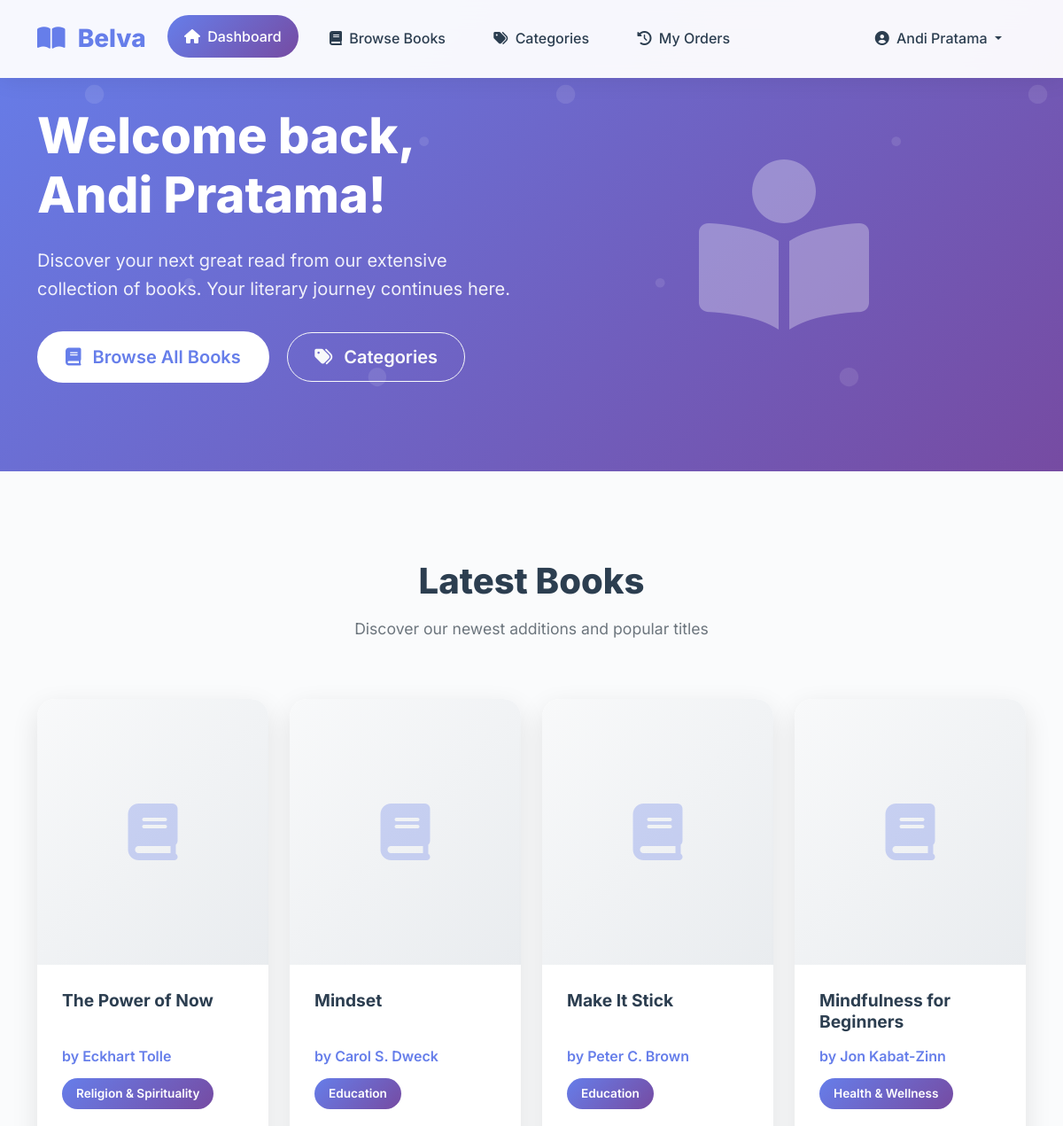
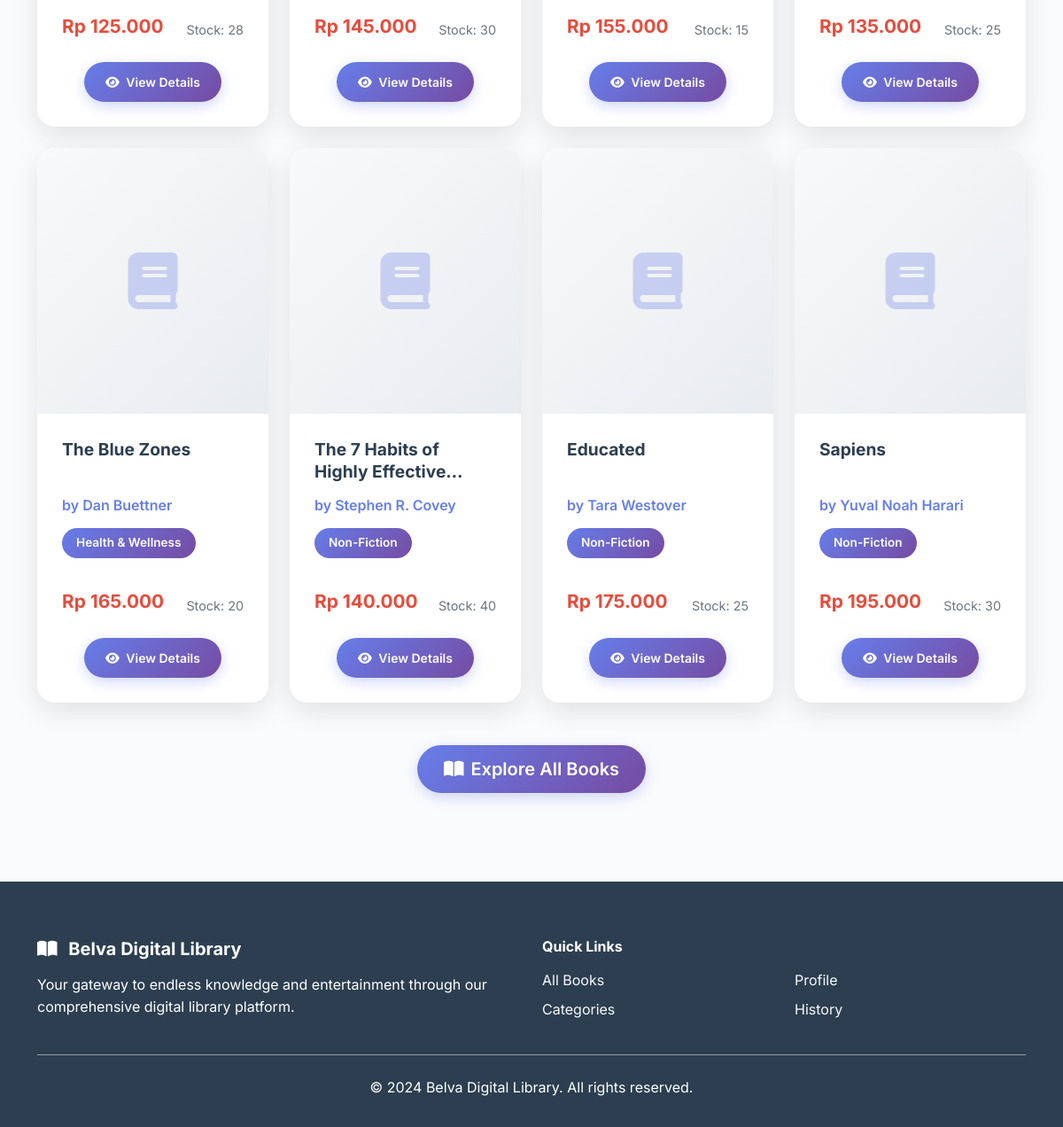
Page /user/index.php (signed in) on the earlier database version (2 pictures, top to bottom).
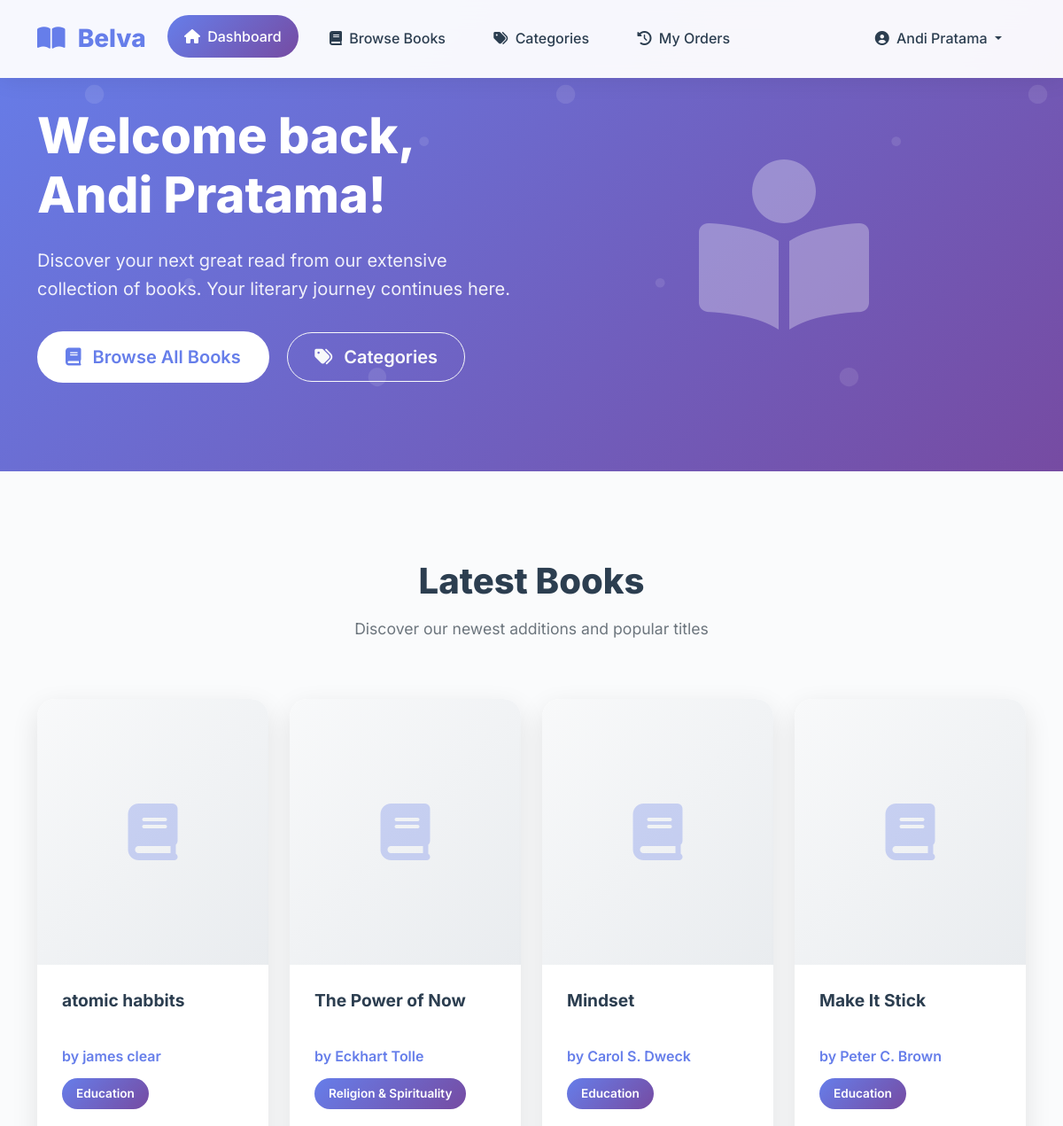
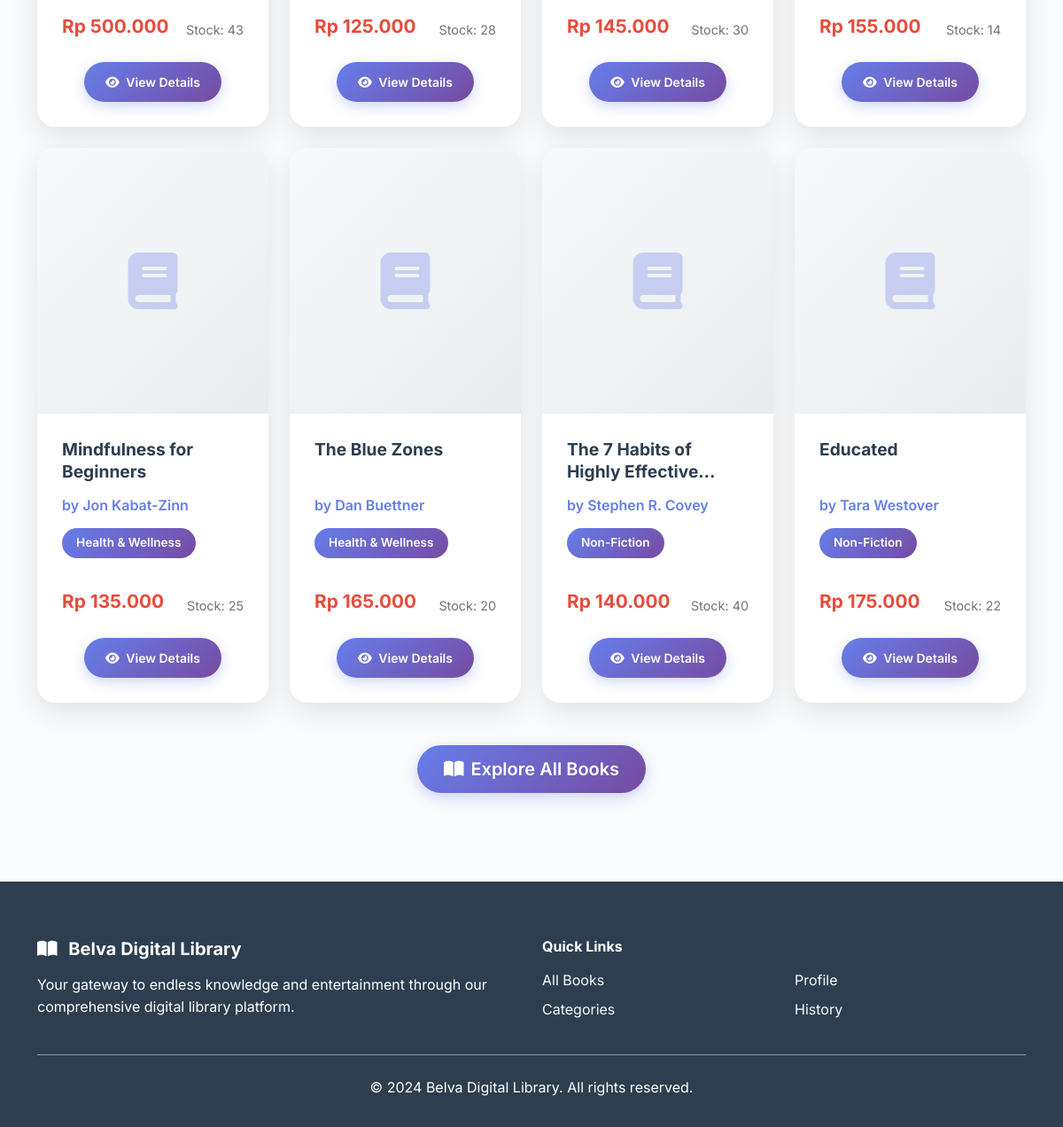
Same page on the later database version (2 pictures, top to bottom).
### tables this page shows
CREATE TABLE `books` (
  `id` int(11) NOT NULL,
  `title` varchar(200) NOT NULL,
  `author` varchar(100) NOT NULL,
  `category_id` int(11) DEFAULT NULL,
  `description` text DEFAULT NULL,
  `price` decimal(10,2) NOT NULL,
  `stock` int(11) DEFAULT 0,
  `image` varchar(255) DEFAULT NULL,
  `created_at` timestamp NOT NULL DEFAULT current_timestamp()
);

CREATE TABLE `categories` (
  `id` int(11) NOT NULL,
  `name` varchar(100) NOT NULL,
  `description` text DEFAULT NULL,
  `created_at` timestamp NOT NULL DEFAULT current_timestamp()
);

### src/config/database.php (called while the page is built, shortened)
<?php
function formatRupiah($amount) {
    return "Rp " . number_format($amount, 0, ',', '.');
}
?>

### src/user/index.php (the view, shortened to what the changed rows need)
<?php
require_once '../config/database.php';
$pdo = getConnection();
$stmt = $pdo->prepare("SELECT b.*, c.name as category_name FROM books b
                       LEFT JOIN categories c ON b.category_id = c.id
                       ORDER BY b.created_at DESC LIMIT 8");
$stmt->execute();
$books = $stmt->fetchAll(PDO::FETCH_ASSOC);
?>
<!DOCTYPE html>
<html lang="en">
<head>
    <link href="https://cdn.jsdelivr.net/npm/bootstrap@5.3.0/dist/css/bootstrap.min.css" rel="stylesheet">
    <link href="https://cdnjs.cloudflare.com/ajax/libs/font-awesome/6.0.0/css/all.min.css" rel="stylesheet">
</head>
<body>
    <section class="hero-section">
        <div class="container">
            <div class="row align-items-center">
                <div class="col-lg-6">
                    <div class="hero-content">
                        <h1 class="hero-title">Welcome back, <?= $_SESSION['user_name'] ?>!</h1>
                    </div>
                </div>
            </div>
        </div>
    </section>
    <section class="section-padding">
        <div class="container">
            <div class="text-center mb-5">
                <h2 class="section-title">Latest Books</h2>
            </div>
            <div class="row g-4">
                <?php foreach ($books as $book): ?>
                    <div class="col-lg-3 col-md-6">
                        <div class="book-card">
                            <div class="book-image-container">
                                <?php if (!empty($book['image'])): ?>
                                    <div class="book-placeholder" style="display: none;">
                                    </div>
                                <?php else: ?>
                                    <div class="book-placeholder">
                                        <i class="fas fa-book"></i>
                                    </div>
                                <?php endif; ?>
                            </div>
                            <div class="book-card-body">
                                <h5 class="book-title"><?= htmlspecialchars($book['title']) ?></h5>
                                <p class="book-author">by <?= htmlspecialchars($book['author']) ?></p>
                                <?php if ($book['category_name']): ?>
                                    <span class="book-category"><?= htmlspecialchars($book['category_name']) ?></span>
                                <?php endif; ?>
                                <div class="d-flex justify-content-between align-items-center mt-3">
                                    <div class="book-price"><?= formatRupiah($book['price']) ?></div>
                                    <small class="book-stock">Stock: <?= $book['stock'] ?></small>
                                </div>
                                <div class="mt-3 text-center">
                                    <a href="book_detail.php?id=<?= $book['id'] ?>" class="btn btn-primary btn-sm px-4">
                                        <i class="fas fa-eye me-1"></i> View Details
                                    </a>
                                </div>
                            </div>
                        </div>
                    </div>
                <?php endforeach; ?>
            </div>
        </div>
    </section>
</body>
</html>

Differences in the rows shown:
no longer on this page (row unchanged): books: title "Sapiens", author "Yuval Noah Harari", category.name "Non-Fiction", price "Rp 195.000", stock "30"
added books: title "atomic habbits", author "james clear", category.name "Education", price "Rp 500.000", stock "43"
changed books "Rp 155.000": stock "15" → "14"
changed books "Rp 175.000": stock "25" → "22"
